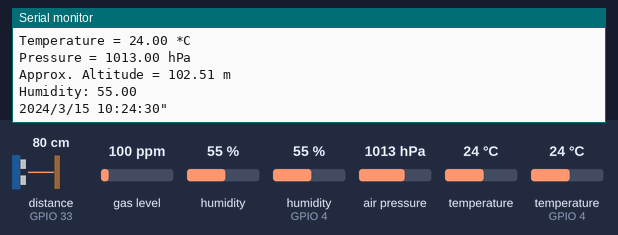
A sketch run on a simulated ESP32. Parts: the last lines printed to the serial monitor. Wiring (inferred from the names in the program): ultrasonic range finder: trigger GPIO 32; echo GPIO 33. The test bench sets the inputs (shaded band); at power-on: distance to the obstacle (sensor on GPIO 33) 80 cm, humidity (sensor on GPIO 4) 55 %, air pressure 1013 hPa, temperature 24 °C, gas level 100 ppm, humidity 55 %, temperature (sensor on GPIO 4) 24 °C. The echo pulse lasts 58.3 µs per cm; the local clock reads 2024-03-15 10:24:30 at power-on unless the sketch sets it; storage starts empty.

Above: at 1.2 s.
1.3 s: distance to the obstacle (sensor on GPIO 33) set to 2 cm
At 2.72 s:
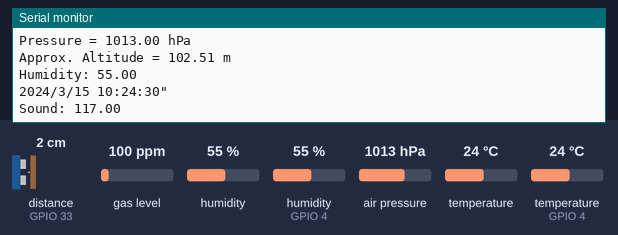
2.8 s: humidity (sensor on GPIO 4) set to 22 %
At 2.96 s:
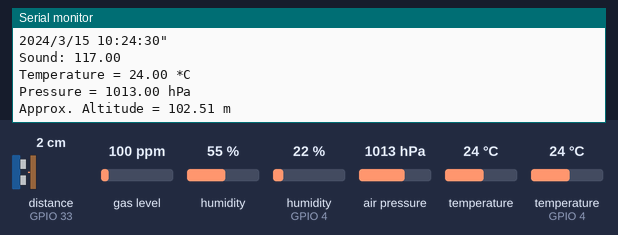
4.3 s: air pressure set to 952 hPa
At 5.7 s:
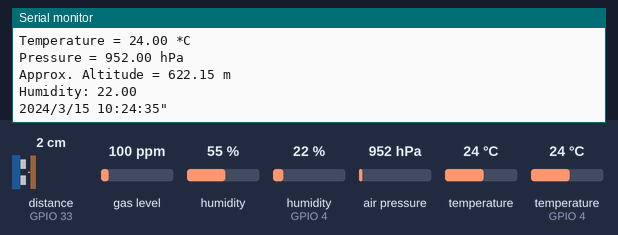
5.8 s: temperature (sensor 0) set to 12 °C
7.3 s: distance to the obstacle (sensor on GPIO 33) set to 4 cm
At 8.6 s:
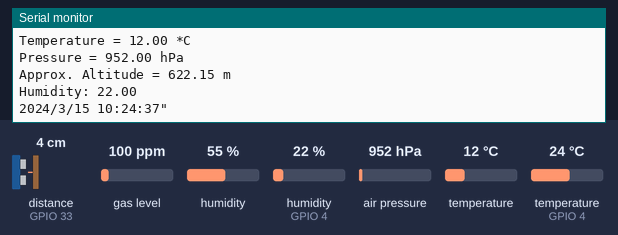
8.8 s: humidity (sensor on GPIO 4) set to 40 %
At 11.1 s:
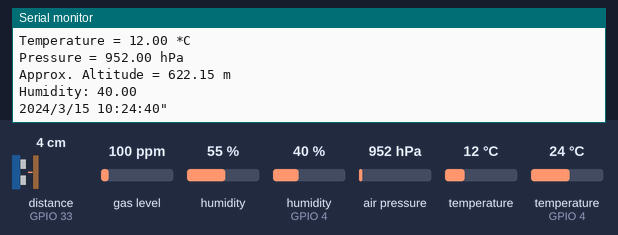
Timing chart, 0 to 11.3 s (numbered marks = the images above; inputs shaded):
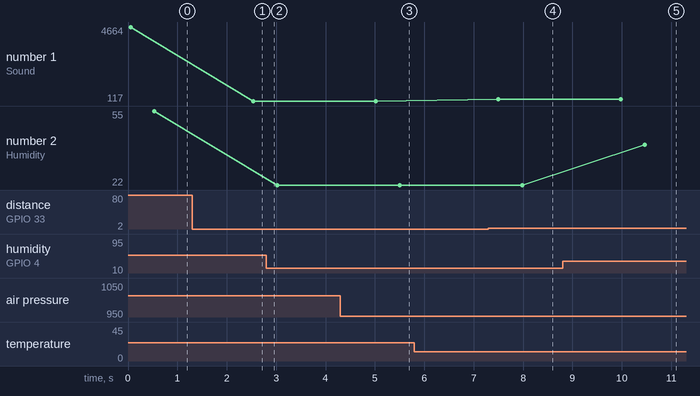

The sketch:

ESP32_Test.ino
```cpp
#include <SPI.h>
#include <SD.h>
#include "FS.h"
#include <Wire.h>
#include <Adafruit_Sensor.h>
#include "Adafruit_BMP3XX.h"
#include "RTClib.h"
#include "DHT.h"

uint8_t  DHTPIN=4;
#define DHTTYPE DHT11

DHT dht(DHTPIN, DHTTYPE);


#define SD_SCK 33
#define SD_MISO 35
#define SD_MOSI 32
#define SD_CS 5

#define SEALEVELPRESSURE_HPA (1025.3984882666768)

int trigPin = 32;    // Trigger for ultrasonic
int echoPin = 33;    // Echo
double duration;


Adafruit_BMP3XX bmp;

RTC_PCF8523 rtc;

#define ECHO_TO_SERIAL   1 // echo data to serial port
#define WAIT_TO_START    0 // Wait for serial input in setup()

void writeFile(fs::FS &fs, const char * path, const char * message){
    //Serial.printf("Writing file: %s\n", path);

    File file = fs.open(path, FILE_WRITE);
    if(!file){
      #if ECHO_TO_SERIAL
        Serial.println("Failed to open file for writing");
      #endif
        return;
    }
    if(file.print(message)){
        //Serial.println("File written");
    } else {
      #if ECHO_TO_SERIAL
        Serial.println("Write failed");
      #endif
    }
    file.close();
}

void appendFile(fs::FS &fs, const char * path, float message){//append with a float
    //Serial.printf("Appending to file: %s\n", path);

    File file = fs.open(path, FILE_APPEND);
    if(!file){
      #if ECHO_TO_SERIAL
        Serial.println("Failed to open file for appending");
      #endif
        return;
    }
    if(file.print(message)){
        //Serial.println("Message appended");
    } else {
      #if ECHO_TO_SERIAL
        Serial.println("Append failed");
      #endif
    }
    file.close();
}

void appendFileint(fs::FS &fs, const char * path, int message){//append with an int
    //Serial.printf("Appending to file: %s\n", path);

    File file = fs.open(path, FILE_APPEND);
    if(!file){
      #if ECHO_TO_SERIAL
        Serial.println("Failed to open file for appending");
      #endif
        return;
    }
    if(file.print(message)){
        //Serial.println("Message appended");
    } else {
      #if ECHO_TO_SERIAL
        Serial.println("Append failed");
      #endif
    }
    file.close();
}

void appendFilestr(fs::FS &fs, const char * path, const char * message){//append with a string
    //Serial.printf("Appending to file: %s\n", path);

    File file = fs.open(path, FILE_APPEND);
    if(!file){
      #if ECHO_TO_SERIAL
        Serial.println("Failed to open file for appending");
      #endif
        return;
    }
    if(file.print(message)){
        //Serial.println("Message appended");
    } else {
      #if ECHO_TO_SERIAL
        Serial.println("Append failed");
      #endif
    }
    file.close();
}


void setup(void)
{
  dht.begin();
  Serial.begin(115200);
   while (!Serial);
   #if ECHO_TO_SERIAL
  Serial.println("Adafruit BMP388 / BMP390 test");
   #endif

  if (!rtc.begin()){
    #if ECHO_TO_SERIAL
    Serial.println("Couldn't connect to rtc");
    #endif
  }
  pinMode(SD_CS, OUTPUT);
  if (!SD.begin(SD_CS)) {
    #if ECHO_TO_SERIAL
    Serial.println("Card failed, or not present");
    #endif
  }
  #if ECHO_TO_SERIAL
  Serial.println("card initialized.");
  #endif

  if (!SD.begin(SD_CS)) {
    #if ECHO_TO_SERIAL
    Serial.println("Card failed, or not present");
    #endif
  }
  #if ECHO_TO_SERIAL
  Serial.println("card initialized.");
  #endif

  pinMode(trigPin, OUTPUT);
  pinMode(echoPin, INPUT);

  writeFile(SD, "/LOGGER00.CSV", "Datetime(EST),Speedtime,Temperature,Pressure,Altitude\n");//create the header of the CSV
#if ECHO_TO_SERIAL
  Serial.println("Datetime(EST),Speedtime,Temperature,Pressure,Altitude");
#endif //ECHO_TO_SERIAL

  if (!bmp.begin_I2C()) {   // hardware I2C mode, can pass in address & alt Wire
    #if ECHO_TO_SERIAL
    Serial.println("Could not find a valid BMP3 sensor, check wiring!");
    #endif
    while (1);
  }

  // Set up oversampling and filter initialization
  bmp.setTemperatureOversampling(BMP3_OVERSAMPLING_8X);
  bmp.setPressureOversampling(BMP3_OVERSAMPLING_4X);
  bmp.setIIRFilterCoeff(BMP3_IIR_FILTER_COEFF_3);
  bmp.setOutputDataRate(BMP3_ODR_50_HZ);

  Wire.begin();

}

void loop(void)
{


  // The sensor is triggered by a HIGH pulse of 10 or more microseconds.
  // Give a short LOW pulse beforehand to ensure a clean HIGH pulse:
  digitalWrite(trigPin, LOW);
  delayMicroseconds(5);
  digitalWrite(trigPin, HIGH);
  delayMicroseconds(10);
  digitalWrite(trigPin, LOW);

  pinMode(echoPin, INPUT);
  duration = pulseIn(echoPin, HIGH);
  #if ECHO_TO_SERIAL
  Serial.print("Sound: ");
  Serial.println(duration);
  #endif
  delay(100);

//begining of BMP
  DateTime now = rtc.now();

if (! bmp.performReading()) {
  #if ECHO_TO_SERIAL
    Serial.println("Failed to perform reading :(");
  #endif
    return;
  }
  #if ECHO_TO_SERIAL
  Serial.print("Temperature = ");
  Serial.print(bmp.temperature);
  Serial.println(" *C");

  Serial.print("Pressure = ");
  Serial.print(bmp.pressure / 100.0);
  Serial.println(" hPa");

  Serial.print("Approx. Altitude = ");
  Serial.print(bmp.readAltitude(SEALEVELPRESSURE_HPA));
  Serial.println(" m");
  #endif

  appendFileint(SD, "/LOGGER00.CSV", now.year());
  appendFilestr(SD, "/LOGGER00.CSV", "/");
  appendFileint(SD, "/LOGGER00.CSV", now.month());
  appendFilestr(SD, "/LOGGER00.CSV", "/");
  appendFileint(SD, "/LOGGER00.CSV", now.day());
  appendFilestr(SD, "/LOGGER00.CSV", " ");
  appendFileint(SD, "/LOGGER00.CSV", now.hour());
  appendFilestr(SD, "/LOGGER00.CSV", ":");
  appendFileint(SD, "/LOGGER00.CSV", now.minute());
  appendFilestr(SD, "/LOGGER00.CSV", ":");
  appendFileint(SD, "/LOGGER00.CSV", now.second());
  appendFilestr(SD, "/LOGGER00.CSV", ",");

  appendFile(SD, "/LOGGER00.CSV", duration);
  appendFilestr(SD, "/LOGGER00.CSV", ",");


  appendFile(SD, "/LOGGER00.CSV", bmp.temperature);
  appendFilestr(SD, "/LOGGER00.CSV", ",");
  appendFile(SD, "/LOGGER00.CSV", bmp.pressure);
  appendFilestr(SD, "/LOGGER00.CSV", ",");
  appendFile(SD, "/LOGGER00.CSV", bmp.readAltitude(SEALEVELPRESSURE_HPA));
  appendFilestr(SD, "/LOGGER00.CSV", "\n");


  float h=dht.readHumidity();
  float t = dht.readTemperature();
  float hic = dht.computeHeatIndex(t, h, false);
  Serial.print("Humidity: ");
  Serial.println(h);


#if ECHO_TO_SERIAL

  Serial.print(now.year(), DEC);
  Serial.print("/");
  Serial.print(now.month(), DEC);
  Serial.print("/");
  Serial.print(now.day(), DEC);
  Serial.print(" ");
  Serial.print(now.hour(), DEC);
  Serial.print(":");
  Serial.print(now.minute(), DEC);
  Serial.print(":");
  Serial.print(now.second(), DEC);
  Serial.println('"');
#endif //ECHO_TO_SERIAL
  delay(2000);


#if ECHO_TO_SERIAL
  Serial.println();
#endif // ECHO_TO_SERIAL

}
```

Measured:
- after the input at 1.3 s, the serial monitor: prints a new line after 1.2 s (image 1)
- after the input at 4.3 s, the serial monitor: prints a new line after 0.97 s (image 3)
- after the input at 7.3 s, the serial monitor: prints a new line after 0.20 s (image 4)
- after the input at 8.8 s, the serial monitor: prints a new line after 1.7 s (image 5)
- plotted number 1: 4664 → 117 after the input at 1.3 s, 117 → 234 after the input at 7.3 s
- plotted number 2: 55 → 22 after the input at 2.8 s
